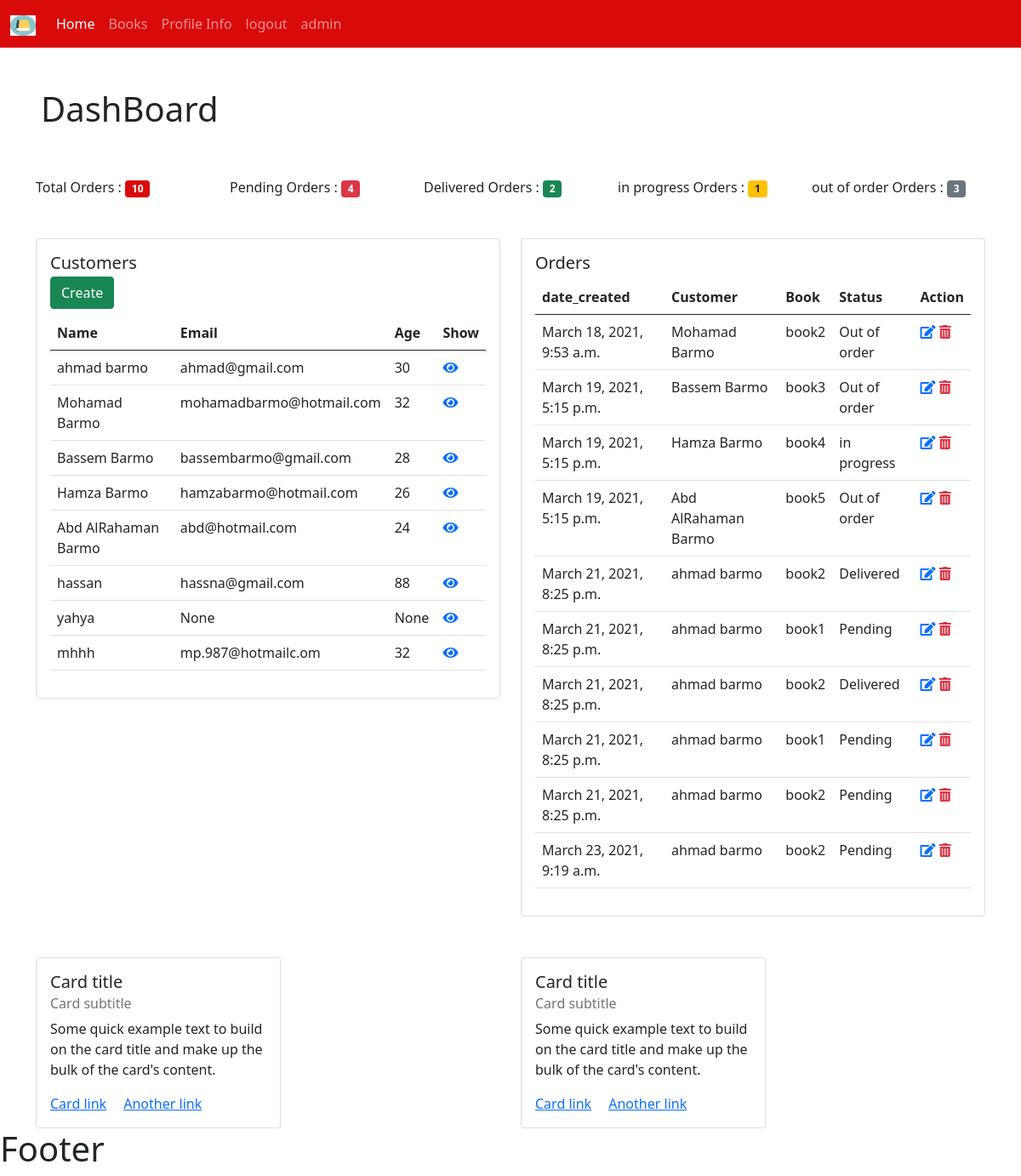
The app's page / (signed in) with its own data.
### bookstore/models.py (models this page shows, shortened)
class Customer(models.Model):
    user=models.OneToOneField(User,null=True,on_delete=models.CASCADE)
    name = models.CharField(max_length=100,null=True)
    email = models.CharField(max_length=200,null=True)
    phone = models.CharField(max_length=100,null=True)
    age = models.CharField(max_length=100,null=True)
    avatar=models.ImageField(blank=True,null=True,default="profileimage.png")
    date_created = models.DateTimeField(auto_now_add=True,null=True)
    def __str__(self):
        return self.name

class Order(models.Model):
        STATUS= (
        ('Pending','Pending'),
        ('Delivered','Delivered'),
        ('Out of order','out of order'),
        ('in progress','in progress'),
        )
        customer=models.ForeignKey(Customer,null=True,on_delete=models.SET_NULL)
        book=models.ForeignKey(Book,null=True,on_delete=models.SET_NULL)
        tag=models.ManyToManyField(Tag)
        status=models.CharField(max_length=100,null=True , choices=STATUS)
        date_created = models.DateTimeField(auto_now_add=True,null=True)

class Book(models.Model):
        CATEGORY= (
        ('Classics','Classics'),
        ('Comic Book ','Comic Book '),
        ('Fantasy','Fantasy'),
        ('Horror','Horror'),
        )
        name=models.CharField(max_length=100,null=True)
        auther=models.CharField(max_length=100,null=True)
        price=models.FloatField(max_length=100,null=True)
        category=models.CharField(max_length=100,null=True, choices=CATEGORY)
        tag=models.ManyToManyField(Tag)
        description=models.CharField(max_length=200,null=True)
        date_created = models.DateTimeField(auto_now_add=True,null=True)
        def __str__(self):
            return self.name

### bookstore/decorators.py (the view)
        def wrapper_func(request , *args ,**kwargs):
            group =None
            if request.user.groups.exists():
                group =request.user.groups.all()[0].name
                if group == 'admin':
                  return view_func(request , *args ,**kwargs)
                if group == 'customer':
                    return redirect('user')

### bookstore/views.py (called while the page is built)
@login_required(login_url="login")
@forAdmins
def home(request):
    customers=Customer.objects.all()
    orders=Order.objects.all()
    t_orders=orders.count()
    d_orders=orders.filter(status='Delivered').count()
    p_orders=orders.filter(status='Pending').count()
    o_orders=orders.filter(status='Out of order').count()
    i_orders=orders.filter(status='in progress').count()
    context = {'customers':customers,
    'orders':orders,
    't_orders':t_orders,
    'p_orders':p_orders,
    'd_orders':d_orders,
    'i_orders':i_orders,
    'o_orders':o_orders
    }
    return render(request,'bookstore/dashboard.html',context)

### bookstore/templates/bookstore/dashboard.html (shortened to what this page needs)
{% extends 'bookstore/main.html'%}
{% load static %}
{% block content %}
<h1 class="p-5">DashBoard</h1>
<div class="container pb-5">
  <div class="row">
    <div class="col-sm">
      Total Orders : <span class="badge bg-primary">{{t_orders}}</span>
    </div>
    <div class="col-sm">
      Pending Orders : <span class="badge bg-danger">{{p_orders}}</span>
    </div>
    <div class="col-sm">
     Delivered Orders : <span class="badge bg-success">{{d_orders}}</span>
    </div>
     <div class="col-sm">
     in progress Orders : <span class="badge bg-warning text-dark">{{i_orders}}</span>
    </div>
     <div class="col-sm">
     out of order Orders : <span class="badge bg-secondary">{{o_orders}}</span>
    </div>
  </div>
</div>
<div class="container">
  <div class="row">
    <div class="col">
      <div class="card" >
  <div class="card-body">
    <h5 class="card-title">Customers</h5>
     <h6 class="card-subtitle mb-2 text-muted"><a class="btn btn-success" href="#">Create</a></h6>
<table class="table">
  <thead>
    <tr>
      <th scope="col">Name</th>
      <th scope="col">Email</th>
      <th scope="col">Age</th>
       <th scope="col">Show</th>
    </tr>
  </thead>
  <tbody>
     {% for item in customers %}
     <tr>
      <td>{{item.name}}</td>
      <td>{{item.email}}</td>
      <td>{{item.age}}</td>
      <td><a href ="{% url 'customer' item.id%}"><i class="fas fa-eye"></i> </a> </td>
      {% endfor %}
    </tr>
  </tbody>
</table>
  </div>
</div>
    </div>
    <div class="col">
     <div class="card" >
  <div class="card-body">
    <h5 class="card-title">Orders</h5>
    <table class="table">
  <thead>
    <tr>
       <th scope="col">date_created</th>
      <th scope="col">Customer</th>
      <th scope="col">Book</th>
      <th scope="col">Status</th>
      <th scope="col">Action</th>
    </tr>
  </thead>
  <tbody>
     {% for item in orders %}
     <tr>
     <td>{{item.date_created}}</td>
      <td>{{item.customer}}</td>
      <td>{{item.book}}</td>
      <td>{{item.status}}</td>
      <td>
      <a href="{% url 'update' item.id%}"><i class="fas fa-edit"></i></a>
      <a class="text-danger" href="{% url 'delete' item.id%}"><i class="fas fa-trash-alt"></i></a>
      </td>
      {% endfor %}
    </tr>
  </tbody>
</table>
  </div>
</div>
    </div>
  </div>
  <div class="row pt-5">
    <div class="col">
     <div class="card" style="width: 18rem;">
  <div class="card-body">
    <h5 class="card-title">Card title</h5>
    <h6 class="card-subtitle mb-2 text-muted">Card subtitle</h6>
    <p class="card-text">Some quick example text to build on the card title and make up the bulk of the card's content.</p>
    <a href="#" class="card-link">Card link</a>
    <a href="#" class="card-link">Another link</a>
  </div>
</div>
    </div>
    <div class="col">
    <div class="card" style="width: 18rem;">
  <div class="card-body">
    <h5 class="card-title">Card title</h5>
    <h6 class="card-subtitle mb-2 text-muted">Card subtitle</h6>
    <p class="card-text">Some quick example text to build on the card title and make up the bulk of the card's content.</p>
    <a href="#" class="card-link">Card link</a>
    <a href="#" class="card-link">Another link</a>
  </div>
</div>
    </div>
  </div>
</div>
{% endblock%}

### bookstore/templates/bookstore/main.html (shortened to what this page needs)
{% load static %}
<!DOCTYPE html>
<html>
<head>
<link href="https://cdn.jsdelivr.net/npm/bootstrap@5.0.0-beta2/dist/css/bootstrap.min.css" rel="stylesheet">
<link rel="stylesheet" href="https://pro.fontawesome.com/releases/v5.10.0/css/all.css"/>
<link href="{% static '/css/style.css' %}" rel="stylesheet" type="text/css">
</head>
<body>
{% include 'bookstore/navbar.html'%}
{% block content %}
{% endblock%}
<h1>Footer</h1>
</body>
</html>

### bookstore/templates/bookstore/navbar.html (shortened to what this page needs)
{% load static %}
<nav class="navbar navbar-expand-lg  navbar-dark bg-primary">
  <div class="container-fluid">
    <a class="navbar-brand" href="{% url 'home' %}">
     <img src="{% static '/images/book.png' %}" alt="" width="30" height="24">
    </a>
    <div class="collapse navbar-collapse" id="navbarSupportedContent">
      <ul class="navbar-nav me-auto mb-2 mb-lg-0">
      {% if request.user.is_staff%}
        <li class="nav-item">
          <a class="nav-link active" aria-current="page" href="{% url 'home' %}">Home</a>
        </li>
        <li class="nav-item">
          <a class="nav-link" href="{% url 'books' %}">Books</a>
        </li>
        {% endif %}
         <li class="nav-item">
          <a class="nav-link" href="{% url 'profile_info' %}">Profile Info</a>
        </li>
          <a class="nav-link" href="{% url 'logout' %}">logout</a>
         <li class="nav-item">
                   <a class="nav-link" href="#">{{ request.user}}</a>
        </li>
      </ul>
    </div>
  </div>
</nav>

### static/css/style.css (style rules this page uses)
.bg-primary { background-color: #d90a0a!important; }

### records on screen
Customer: name "ahmad barmo", email "ahmad@gmail.com", age "30"
Customer: name "Mohamad Barmo", email "mohamadbarmo@hotmail.com", age "32"
Customer: name "Bassem Barmo", email "bassembarmo@gmail.com", age "28"
Customer: name "Hamza Barmo", email "hamzabarmo@hotmail.com", age "26"
Customer: name "Abd AlRahaman Barmo", email "abd@hotmail.com", age "24"
Customer: name "hassan", email "hassna@gmail.com", age "88"
Customer: name "yahya", email "None", age "None"
Customer: name "mhhh", email "mp.987@hotmailc.om", age "32"
Order: date_created "March 18, 2021, 9:53 a.m.", customer "Mohamad Barmo", book "book2", status "Out of order"
Order: date_created "March 19, 2021, 5:15 p.m.", customer "Bassem Barmo", book "book3", status "Out of order"
Order: date_created "March 19, 2021, 5:15 p.m.", customer "Hamza Barmo", book "book4", status "in progress"
Order: date_created "March 19, 2021, 5:15 p.m.", customer "Abd AlRahaman Barmo", book "book5", status "Out of order"
Order: date_created "March 21, 2021, 8:25 p.m.", customer "ahmad barmo", book "book2", status "Delivered"
Order: date_created "March 21, 2021, 8:25 p.m.", customer "ahmad barmo", book "book1", status "Pending"
Order: date_created "March 21, 2021, 8:25 p.m.", customer "ahmad barmo", book "book2", status "Delivered"
Order: date_created "March 21, 2021, 8:25 p.m.", customer "ahmad barmo", book "book1", status "Pending"
Order: date_created "March 21, 2021, 8:25 p.m.", customer "ahmad barmo", book "book2", status "Pending"
Order: date_created "March 23, 2021, 9:19 a.m.", customer "ahmad barmo", book "book2", status "Pending"

### other values on screen
{{ request.user }} "admin"
{{ t_orders }} "10"
{{ p_orders }} "4"
{{ d_orders }} "2"
{{ i_orders }} "1"
{{ o_orders }} "3"
